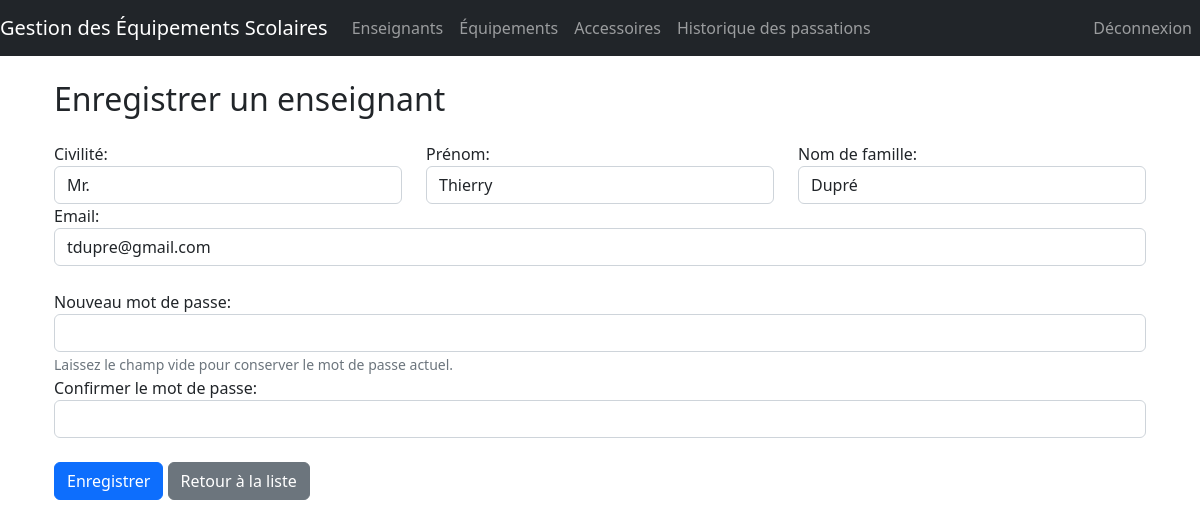
The app's page /teachers/8/update/ (signed in) with its own data.
### mini_projet_equipement/models.py (models this page shows, shortened)
class Teacher(AbstractBaseUser, PermissionsMixin):
    civility = models.CharField(max_length=10)
    equipment = models.ManyToManyField(Equipment, related_name='teachers', through='HolderHistory',
                                       through_fields=('new_holder', 'equipment'))
    user_permissions = models.ManyToManyField(
        Permission,
        verbose_name='user permissions',
        blank=True,
        related_name='teachers_user_permissions',
        help_text='Specific permissions for this teacher.',
    )
    groups = models.ManyToManyField(Group, verbose_name='groups', blank=True, related_name='teacher_groups')
    email = models.EmailField(unique=True)
    first_name = models.CharField(max_length=30)
    last_name = models.CharField(max_length=30)
    is_active = models.BooleanField(default=True)
    is_staff = models.BooleanField(default=False)
    objects = TeacherManager()
    USERNAME_FIELD = 'email'
    REQUIRED_FIELDS = ['first_name', 'last_name', 'civility']

### mini_projet_equipement/views.py (the view)
# urls.py: path('teachers/<int:pk>/update/', views.teacher_update, name='teacher_update'),
@login_required
def teacher_update(request, pk):
    teacher = get_object_or_404(Teacher, pk=pk)
    if request.method == 'POST':
        form = TeacherForm(request.POST, instance=teacher)
        if form.is_valid():
            password = form.cleaned_data['password']
            confirm_password = request.POST.get('confirm_password')
            if password and password == confirm_password:
                teacher.set_password(password)
            teacher = form.save()
            teacher.save()
            return redirect('teacher_list')
    else:
        form = TeacherForm(instance=teacher)
    form_title = "Enregistrer un enseignant"
    context = {'form': form, 'form_title': form_title, 'action': 'Modifier'}
    return render(request, 'teacher/teacher_form.html', context)

### mini_projet_equipement/forms.py (shortened to what this page needs)
class TeacherForm(forms.ModelForm):
    class Meta:
        model = Teacher
        fields = ['civility', 'first_name', 'last_name', 'email', 'password']
        widgets = {
            'password': forms.PasswordInput(),
        }
    def __init__(self, *args, **kwargs):
        super().__init__(*args, **kwargs)
        if self.instance.pk:
            self.fields['password'].required = False

### templates/teacher/teacher_form.html (shortened to what this page needs)
{% extends 'master.html' %}
{% load widget_tweaks %}
{% block content %}
    <div class="container">
        <h2 class="mb-4">{{ form_title }}</h2>
        <form method="post">
            <div class="row">
                <div class="col">
                    <div class="form-group">
                        <label for="id_civility">Civilité:</label>
                        {% render_field form.civility|attr:"class:form-control" %}
                    </div>
                </div>
                <div class="col">
                    <div class="form-group">
                        <label for="id_first_name">Prénom:</label>
                        {% render_field form.first_name|attr:"class:form-control" %}
                    </div>
                </div>
                <div class="col">
                    <div class="form-group">
                        <label for="id_last_name">Nom de famille:</label>
                        {% render_field form.last_name|attr:"class:form-control" %}
                    </div>
                </div>
            </div>
            <div class="row">
                <div class="form-group">
                    <label for="id_email">Email:</label>
                    {% render_field form.email|attr:"class:form-control" %}
                </div>
            </div>
            <br/>
            <div class="row">
                {% if form.instance.pk %}
                    <div class="form-group">
                        <label for="id_password">Nouveau mot de passe:</label>
                        {% render_field form.password|attr:"class:form-control" %}
                        <small class="form-text text-muted">
                            Laissez le champ vide pour conserver le mot de passe actuel.
                        </small>
                    </div>
                    <div class="form-group">
                        <label for="id_confirm_password">Confirmer le mot de passe:</label>
                        <input type="password" name="confirm_password" class="form-control">
                    </div>
                {% endif %}
            </div>
            <br/>
            <div class="row">
                <div class="col-md-12">
                    <button type="submit" class="btn btn-primary">Enregistrer</button>
                    <a class="btn btn-secondary" href="{% url 'teacher_list' %}">Retour à la liste</a>
                </div>
            </div>
        </form>
    </div>
{% endblock %}

### records on screen
Teacher: civility "Mr.", first_name "Thierry", last_name "Dupré", email "tdupre@gmail.com"
